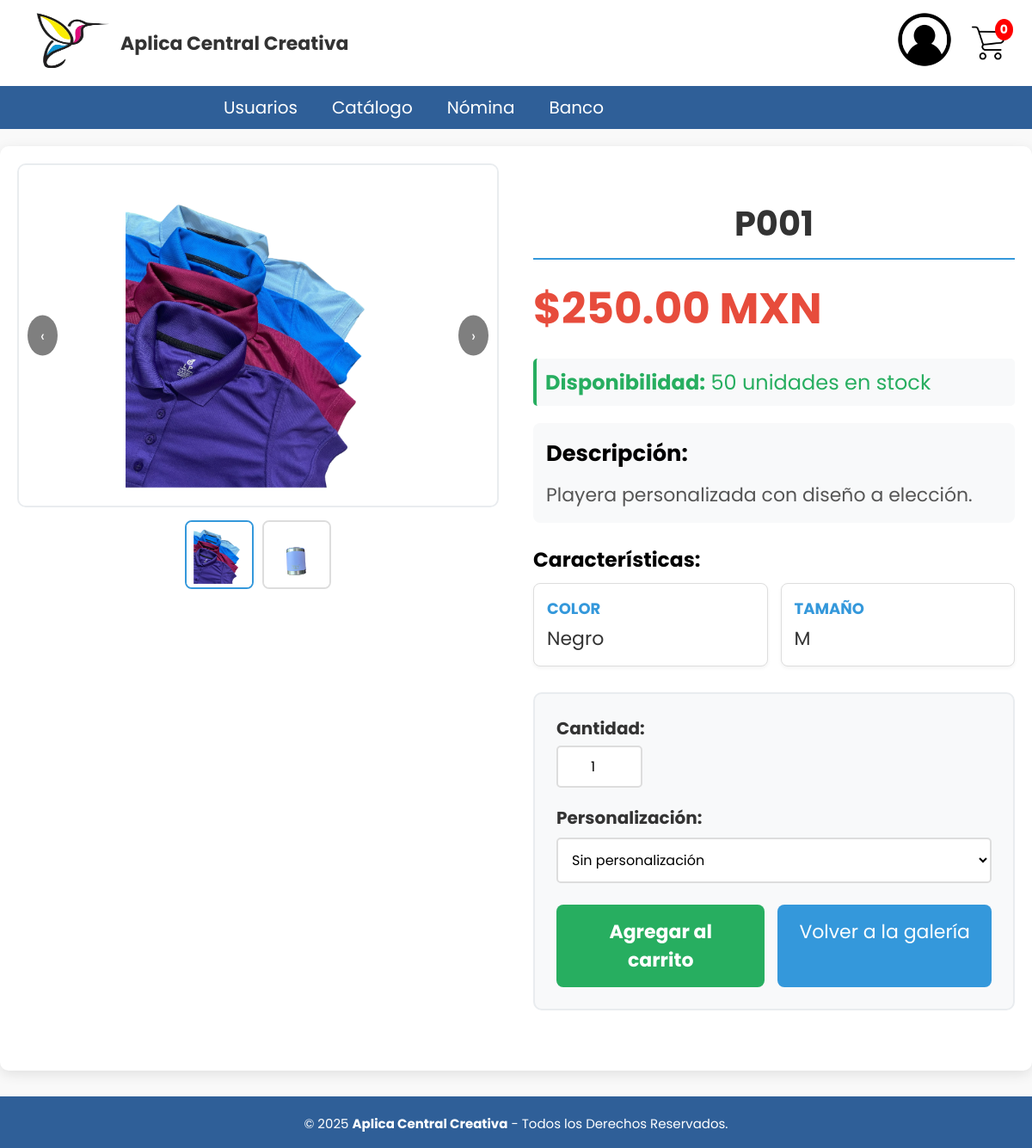
The app's page /Home/Detalle_articulo.php?id=P001 (signed in) with its own data.
### tables this page shows
CREATE TABLE articulos(
id_articulo VARCHAR(5) NOT NULL PRIMARY KEY UNIQUE,
descripcion TEXT NOT NULL,
id_detalle_articulo INT NOT NULL,
CONSTRAINT fk_deta_art FOREIGN KEY (id_detalle_articulo) REFERENCES detalle_articulos(id_detalle_articulo)
);

CREATE TABLE detalle_articulos(
id_detalle_articulo INT NOT NULL PRIMARY KEY AUTO_INCREMENT,
existencia INT NOT NULL,
costo DECIMAL(6,2) NOT NULL,
precio DECIMAL(6,2) NOT NULL,
id_proveedor INT NOT NULL,
estatus ENUM('Disponible','No Disponible','Descontinuado') DEFAULT 'Disponible',
CONSTRAINT fk_proveedor FOREIGN KEY (id_proveedor) REFERENCES usuario(id_usuario)
);

### Home/Detalle_articulo.php (the view, shortened to what this page needs)
<?php
include('../Nav/header.php');
$id_articulo = $_GET['id'];
$sql = "SELECT DISTINCT
          a.id_articulo,
          a.descripcion,
          d.precio,
          d.existencia,
          d.estatus,
          d.id_detalle_articulo
        FROM articulos a
        INNER JOIN detalle_articulos d ON a.id_detalle_articulo = d.id_detalle_articulo
        WHERE a.id_articulo = ? AND d.estatus = 'Disponible'";
$stmt = $conn->prepare($sql);
$stmt->bind_param("s", $id_articulo);
$stmt->execute();
$resultado = $stmt->get_result();
$producto = $resultado->fetch_assoc();
$sql_imagenes = "SELECT ac.valor
                FROM articulo_completo ac
                INNER JOIN atributos at ON ac.id_atributo = at.id_atributo
                WHERE ac.id_articulo = ? AND at.nombre = 'Imagen'";
$stmt_imagenes = $conn->prepare($sql_imagenes);
$stmt_imagenes->bind_param("s", $id_articulo);
$stmt_imagenes->execute();
$resultado_imagenes = $stmt_imagenes->get_result();
$imagenes = [];
while ($img = $resultado_imagenes->fetch_assoc()) {
    $imagenes[] = $img['valor'];
}
$sql_atributos = "SELECT at.nombre, ac.valor
                 FROM articulo_completo ac
                 INNER JOIN atributos at ON ac.id_atributo = at.id_atributo
                 WHERE ac.id_articulo = ? AND at.nombre != 'Imagen'
                 ORDER BY at.nombre";
$stmt_atributos = $conn->prepare($sql_atributos);
$stmt_atributos->bind_param("s", $id_articulo);
$stmt_atributos->execute();
$resultado_atributos = $stmt_atributos->get_result();
$atributos = [];
while ($attr = $resultado_atributos->fetch_assoc()) {
    $atributos[$attr['nombre']] = $attr['valor'];
}
?>
<!DOCTYPE html>
<html lang="es">
<head>
  <link rel="stylesheet" href="Home.css" />
</head>
<body>
<div class="detalle-container">
  <div class="producto-detalle">
    <div class="imagenes-container">
      <div class="imagen-principal">
        <?php if (!empty($imagenes)): ?>
          <?php foreach ($imagenes as $index => $imagen): ?>
            <img src="../Imagenes/<?php echo htmlspecialchars($imagen); ?>"
                 alt="<?php echo htmlspecialchars($producto['descripcion']); ?>"
                 class="imagen-detalle <?php echo $index === 0 ? 'active' : ''; ?>"
                 data-index="<?php echo $index; ?>">
          <?php endforeach; ?>
          <?php if (count($imagenes) > 1): ?>
            <button class="navegacion-imagenes nav-izquierda" onclick="cambiarImagen(-1)">‹</button>
            <button class="navegacion-imagenes nav-derecha" onclick="cambiarImagen(1)">›</button>
          <?php endif; ?>
        <?php else: ?>
          <img src="../Imagenes/no-image.png" alt="Sin imagen" class="imagen-detalle active">
        <?php endif; ?>
      </div>
      <?php if (count($imagenes) > 1): ?>
        <div class="imagenes-miniatura">
          <?php foreach ($imagenes as $index => $imagen): ?>
            <div class="miniatura <?php echo $index === 0 ? 'active' : ''; ?>" onclick="mostrarImagen(<?php echo $index; ?>)">
              <img src="../Imagenes/<?php echo htmlspecialchars($imagen); ?>" alt="Miniatura <?php echo $index + 1; ?>">
            </div>
          <?php endforeach; ?>
        </div>
      <?php endif; ?>
    </div>
    <div class="informacion-producto">
      <h1 class="titulo-producto"><?php echo htmlspecialchars($producto['id_articulo']); ?></h1>
      <p class="precio-producto">$<?php echo number_format($producto['precio'], 2); ?> MXN</p>
      <div class="stock-info">
        <strong>Disponibilidad:</strong> <?php echo $producto['existencia']; ?> unidades en stock
      </div>
      <div class="descripcion-producto">
        <h3>Descripción:</h3>
        <p><?php echo htmlspecialchars($producto['descripcion']); ?></p>
      </div>
      <?php if (!empty($atributos)): ?>
        <h3>Características:</h3>
        <div class="atributos-lista">
          <?php foreach ($atributos as $nombre => $valor): ?>
            <div class="atributo-item">
              <div class="atributo-nombre"><?php echo htmlspecialchars($nombre); ?></div>
              <div class="atributo-valor"><?php echo htmlspecialchars($valor); ?></div>
            </div>
          <?php endforeach; ?>
        </div>
      <?php endif; ?>
      <div class="formulario-compra">
        <form action="Agregar_Carrito.php" method="POST">
          <div class="campo-cantidad">
            <label for="cantidad">Cantidad:</label>
            <input type="number" id="cantidad" name="cantidad" value="1" min="1" max="<?php echo $producto['existencia']; ?>" required>
          </div>
          <div class="campo-personalizacion">
            <label for="personalizacion">Personalización:</label>
            <select name="personalizacion" id="personalizacion">
              <option value="">Sin personalización</option>
            </select>
          </div>
          <div class="botones-accion">
            <button type="submit" class="btn-agregar-carrito">Agregar al carrito</button>
            <a href="Home.php" class="btn-volver">Volver a la galería</a>
          </div>
        </form>
      </div>
    </div>
  </div>
</div>
</body>
<?php
include ('../Nav/footer.php');
?>
</html>

### CSS/cabecera.css (style rules this page uses)
html { font-size: 20px; overflow-y: auto; font-family: 'Poppins', sans-serif; }

### CSS/menu.css (style rules this page uses)
* { padding: 0px; margin: 0px; }

### CSS/tablas_boton.css (style rules this page uses)
a { text-decoration: underline; color: rgb(0, 0, 0); }

### CSS/formularios.css (style rules this page uses)
* { font-family: 'Poppins', sans-serif; margin: 0; padding: 0; box-sizing: border-box; }

### CSS/departamentos.css (style rules this page uses)
a { text-decoration: underline; color: purple; }

### CSS/cabecera2.css (style rules this page uses)
* { padding: 0px; margin: 0px; }
h1, h2 { color: #000000; }

### CSS/Carrito.css (style rules this page uses)
body { font-family: 'Segoe UI', Tahoma, Geneva, Verdana, sans-serif; background-color: #f4f4f9; color: #000000; }
h1 { text-align: center; margin-bottom: 30px; color: #000000; }

### CSS/direccion.css (style rules this page uses)
body { font-family: 'Segoe UI', Tahoma, Geneva, Verdana, sans-serif; background-color: #f4f4f9; color: #000000; }
h1 { text-align: center; margin-bottom: 30px; color: #000000; }
h3 { color: #000000; margin-bottom: 10px; }
label { display: block; margin-bottom: 10px; font-size: 20px; cursor: pointer; }

### CSS/confirmar_pedido.css (style rules this page uses)
body { font-family: 'Segoe UI', Tahoma, Geneva, Verdana, sans-serif; background-color: #f4f4f9; color: #000000; margin: 0; padding: 0; }
h1 { text-align: center; color: #000000; margin-top: 20px; }

### Home/Home.css (style rules this page uses)
body { font-family: Arial, sans-serif; margin: 0; padding: 0; background-color: #f9f9f9; }

### records on screen
articulos: id_articulo "P001", id_detalle_articulo.precio "250.00", id_detalle_articulo.existencia "50", descripcion "Playera personalizada con diseño a elección."

### other values on screen
$total_cantidad "0"
$nombre "Usuarios"
$nombre "Catálogo"
$nombre "Nómina"
$nombre "Banco"
$nombre "COLOR"
$valor "Negro"
$nombre "TAMAÑO"
$valor "M"
